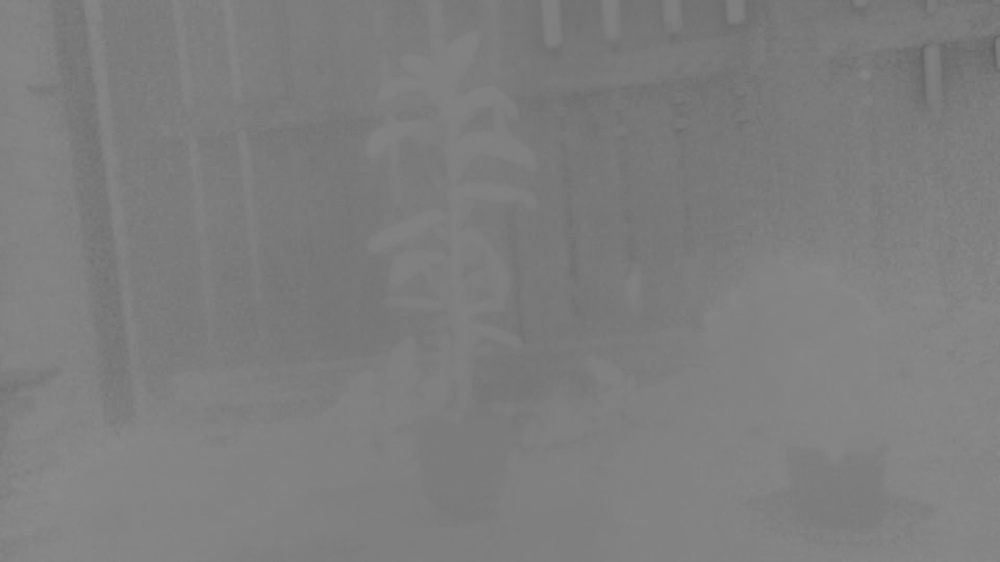
#> input picture ndvi_map1.jpg, 1000 x 562 px, shrunk from 1920 x 1080 before the run; the run also reads 2 pictures not shown here
$ python make_Heatmap.py
#> lines starting #> are read from the running program, lines starting #| are printed output that depends on the picture
# Program: make_Heatmap.py
# Author:
# Module:
# Email:
# Student Number:
# -----------------------------------------------------------------------------------------------------------------------------
# Code
import cv2
import numpy as np

def generateHeatmap(ndvi_path, output_path):
#> called with ndvi_path = 'ndvi_map1.jpg', output_path = 'heatmap1.jpg'
    ndvi = cv2.imread(ndvi_path, cv2.IMREAD_GRAYSCALE)
#> ndvi is the input picture: shape (562, 1000); min 96, max 139, mean 125.6
    if ndvi is not None:
        heatmap = cv2.applyColorMap(ndvi, cv2.COLORMAP_JET)
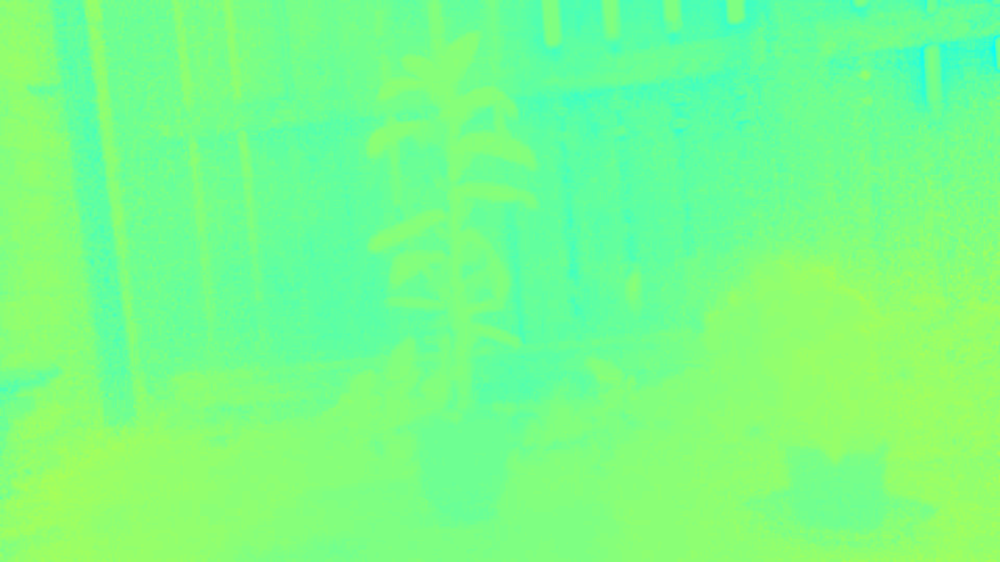
#> heatmap: shape (562, 1000, 3); mean B, G, R 135.8, 255, 120.2
        cv2.imwrite(output_path, heatmap)
        print(f"Saved {output_path}")

generateHeatmap("ndvi_map1.jpg", "heatmap1.jpg")
generateHeatmap("ndvi_map2.jpg", "heatmap2.jpg")
#> call 2 of generateHeatmap, with ndvi_path = 'ndvi_map2.jpg', output_path = 'heatmap2.jpg'
#> in generateHeatmap (call 2), `heatmap = cv2.applyColorMap(ndvi, cv2.COLORMAP_JET)`:
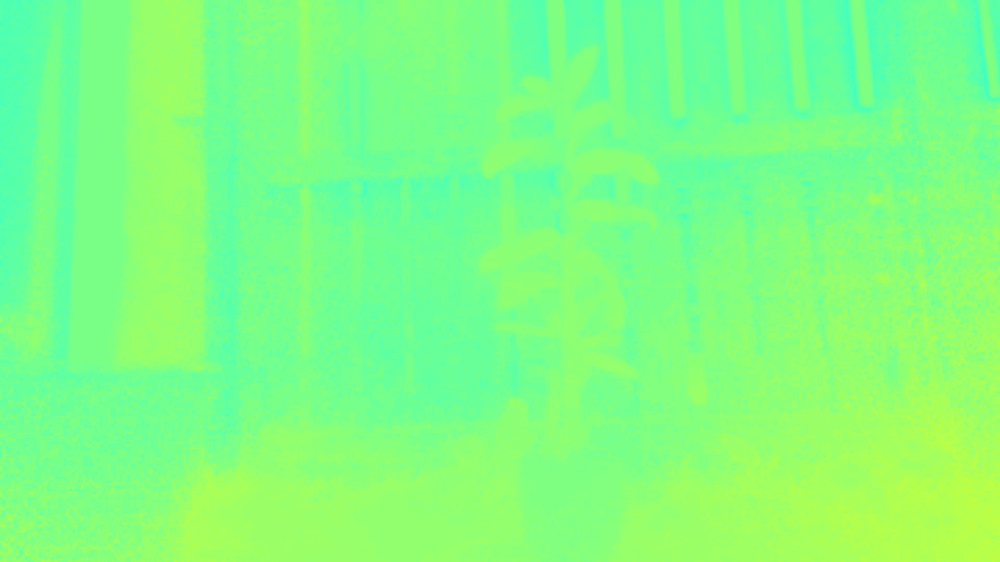
#> heatmap: shape (562, 1000, 3); mean B, G, R 129.2, 255, 126.8
generateHeatmap("ndvi_map3.jpg", "heatmap3.jpg")
#> call 3 of generateHeatmap, with ndvi_path = 'ndvi_map3.jpg', output_path = 'heatmap3.jpg'
#> in generateHeatmap (call 3), `heatmap = cv2.applyColorMap(ndvi, cv2.COLORMAP_JET)`:
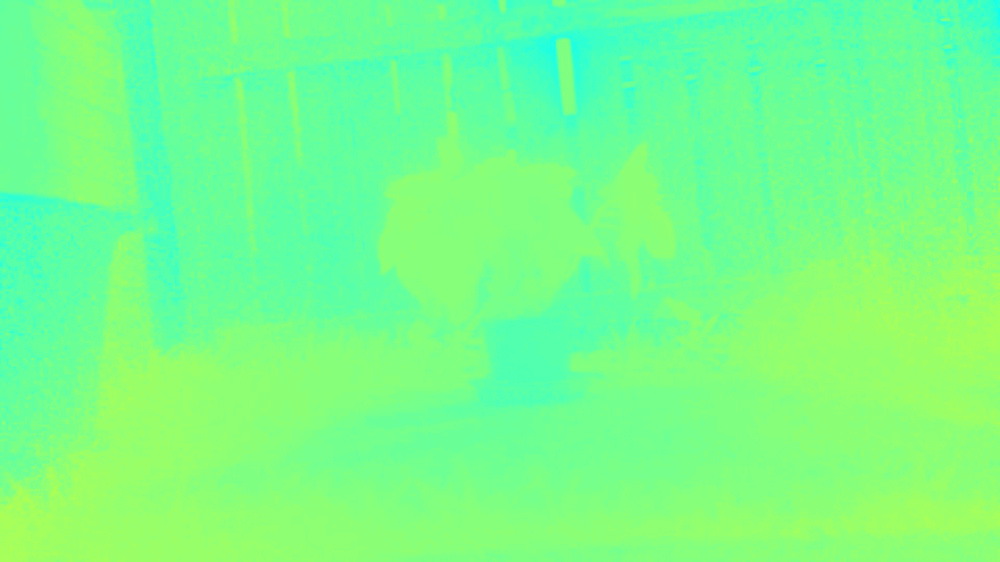
#> heatmap: shape (562, 1000, 3); mean B, G, R 138, 255, 118
